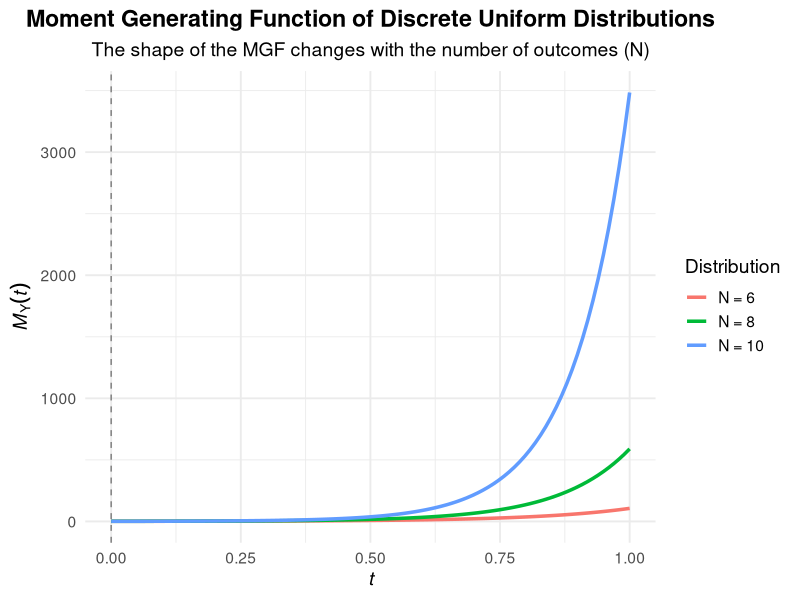
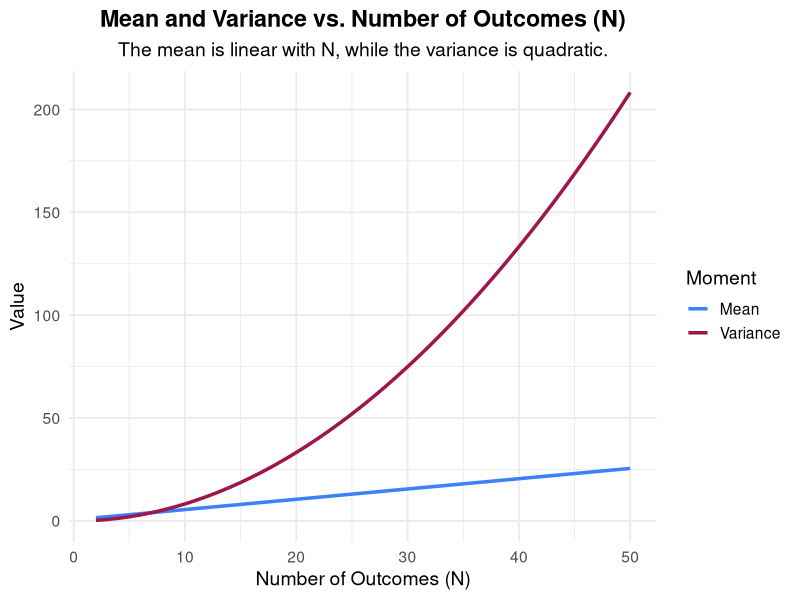

These charts were generated, in order, by the following R code:
## ---- chunk 1
# ==============================================================================
# R Code for the Moment Generating Function of the Discrete Uniform Distribution
# ==============================================================================

# This script demonstrates the Moment Generating Function (MGF) for a 
# discrete uniform distribution. It provides a function to calculate the MGF
# and then uses it to verify the theoretical mean and variance for a
# fair six-sided die.

# ------------------------------------------------------------------------------
# Part 1: Define the MGF Function
# ------------------------------------------------------------------------------

#' @title Discrete Uniform Moment Generating Function
#' @description Calculates the MGF for a discrete uniform random variable Y with
#' outcomes from a to b.
#' @param t The variable of the MGF.
#' @param a The minimum possible outcome.
#' @param b The maximum possible outcome.
#' @return The value of the MGF at time t.
uniform_mgf <- function(t, a, b) {
  # Use ifelse() for vectorized operation to handle the t=0 case correctly
  ifelse(t == 0, 1, (exp(t * a) - exp(t * (b + 1))) / ((b - a + 1) * (1 - exp(t))))
}

# ------------------------------------------------------------------------------
# Part 2: Demonstrate Derivation of Mean and Variance
# ------------------------------------------------------------------------------

# The mean of the distribution is the first derivative of the MGF evaluated at t=0.
# The variance is the second moment minus the square of the mean.
# We will approximate the derivatives using a small value for h.

# Set the parameters for a fair six-sided die
a <- 1
b <- 6
N <- b - a + 1

# Set a small value for approximation (approaching zero)
h <- 1e-6

# 1. Calculate the theoretical mean and variance
theoretical_mean <- (a + b) / 2
theoretical_variance <- ((N^2) - 1) / 12

cat("Parameters of the Discrete Uniform Distribution:\n")
cat(paste("Outcomes:", a, "to", b, "\n"))
cat(paste("Total number of outcomes (N):", N, "\n\n"))
cat("Theoretical Mean:", theoretical_mean, "\n")
cat("Theoretical Variance:", theoretical_variance, "\n\n")

# 2. Approximate the first derivative to find the mean
# Formula for first derivative: f'(t) ≈ (f(t+h) - f(t))/h
mgf_at_h <- uniform_mgf(h, a, b)
mgf_at_0 <- 1 # M_Y(0) is always 1
approximated_mean <- (mgf_at_h - mgf_at_0) / h

cat("Approximated Mean (1st Derivative at t=0):", approximated_mean, "\n")

# 3. Approximate the second derivative to find the second moment
# Formula for second derivative: f''(t) ≈ (f(t+h) - 2f(t) + f(t-h))/h^2
mgf_at_minus_h <- uniform_mgf(-h, a, b)
approximated_second_moment <- (mgf_at_h - 2 * mgf_at_0 + mgf_at_minus_h) / h^2

cat("Approximated Second Moment (2nd Derivative at t=0):", approximated_second_moment, "\n")

# 4. Calculate the approximated variance from the moments
approximated_variance <- approximated_second_moment - (approximated_mean)^2

cat("Approximated Variance:", approximated_variance, "\n\n")

# Compare with theoretical values
cat("Comparison:\n")
cat("Mean is close:", isTRUE(all.equal(approximated_mean, theoretical_mean)), "\n")
cat("Variance is close:", isTRUE(all.equal(approximated_variance, theoretical_variance)), "\n")


# ------------------------------------------------------------------------------
# Part 3: Visualization of the MGF and Moments
# ------------------------------------------------------------------------------

# Install and load the 'ggplot2' package if not already installed
if (!requireNamespace("ggplot2", quietly = TRUE)) {
  install.packages("ggplot2")
}
library(ggplot2)

# --- Plot 1: The Moment Generating Function ---
cat("\n--- Plotting the Moment Generating Function ---\n")

t_values <- seq(0, 1, length.out = 100)
# Define different uniform distributions
df_mgf_plot <- data.frame(
  t = rep(t_values, 3),
  mgf = c(
    uniform_mgf(t_values, 1, 6),   # 6-sided die
    uniform_mgf(t_values, 1, 8),  # 8-sided die
    uniform_mgf(t_values, 1, 10)   # 10-sided die
  ),
  label = factor(c(
    rep("N = 6", length(t_values)),
    rep("N = 8", length(t_values)),
    rep("N = 10", length(t_values))
  ), levels = c("N = 6", "N = 8", "N = 10"))
)

mgf_plot <- ggplot(df_mgf_plot, aes(x = t, y = mgf, color = label)) +
  geom_line(size = 1.2) +
  geom_vline(xintercept = 0, linetype = "dashed", color = "gray50") +
  labs(
    title = "Moment Generating Function of Discrete Uniform Distributions",
    subtitle = "The shape of the MGF changes with the number of outcomes (N)",
    x = expression(italic(t)),
    y = expression(italic(M)[Y](italic(t))),
    color = "Distribution"
  ) +
  theme_minimal(base_size = 14) +
  theme(
    plot.title = element_text(hjust = 0.5, face = "bold"),
    plot.subtitle = element_text(hjust = 0.5)
  )

print(mgf_plot)

# --- Plot 2: Moments vs. Parameters ---
cat("\n--- Plotting Moments vs. N ---\n")

# Calculate moments for a range of N values (assuming a=1 for simplicity)
N_values <- 2:50
df_moments_plot <- data.frame(
  N = N_values,
  mean = (1 + N_values) / 2,
  variance = (N_values^2 - 1) / 12
)

moments_plot <- ggplot(df_moments_plot, aes(x = N)) +
  geom_line(aes(y = mean, color = "Mean"), size = 1.2) +
  geom_line(aes(y = variance, color = "Variance"), size = 1.2) +
  labs(
    title = "Mean and Variance vs. Number of Outcomes (N)",
    subtitle = "The mean is linear with N, while the variance is quadratic.",
    x = "Number of Outcomes (N)",
    y = "Value",
    color = "Moment"
  ) +
  scale_color_manual(values = c("Mean" = "#3B82F6", "Variance" = "#9D174D")) +
  theme_minimal(base_size = 14) +
  theme(
    plot.title = element_text(hjust = 0.5, face = "bold"),
    plot.subtitle = element_text(hjust = 0.5)
  )

print(moments_plot)
